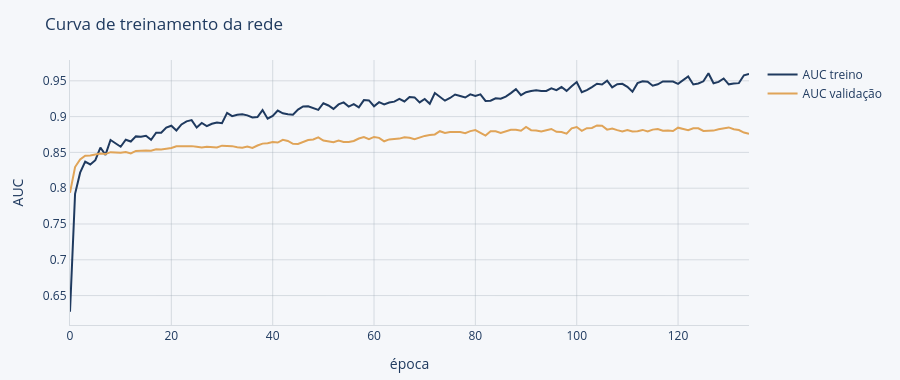

Notebook source saved alongside this figure:
### Markdown cell above
## 3. Rede neural (Keras/TensorFlow)

MLP com duas camadas ocultas e dropout; early stopping monitorando AUC em um
conjunto de validação separado **também por aluno** (o early stopping não pode
ver alunos do treino).

### Code cell
prep_nn = preproc.fit(X_tr)  # ajustado só no treino
X_tr_m = prep_nn.transform(X_tr).astype('float32')
X_te_m = prep_nn.transform(X_te).astype('float32')

gss_val = GroupShuffleSplit(n_splits=1, test_size=0.15, random_state=SEED)
i_fit, i_val = next(gss_val.split(X_tr_m, y_tr, groups=grupos.iloc[idx_tr]))

def montar_rede(n_features):
    model = keras.Sequential([
        keras.layers.Input(shape=(n_features,)),
        keras.layers.Dense(64, activation='relu'),
        keras.layers.Dropout(0.30),
        keras.layers.Dense(32, activation='relu'),
        keras.layers.Dropout(0.15),
        keras.layers.Dense(1, activation='sigmoid'),
    ])
    model.compile(optimizer=keras.optimizers.Adam(1e-3),
                  loss='binary_crossentropy',
                  metrics=[keras.metrics.AUC(name='auc')])
    return model

nn = montar_rede(X_tr_m.shape[1])
es = keras.callbacks.EarlyStopping(monitor='val_auc', mode='max', patience=30,
                                   restore_best_weights=True)
hist = nn.fit(X_tr_m[i_fit], y_tr.iloc[i_fit],
              validation_data=(X_tr_m[i_val], y_tr.iloc[i_val]),
              epochs=400, batch_size=32, callbacks=[es], verbose=0)
print(f'épocas treinadas: {len(hist.history["loss"])} (early stopping)')

probas['Rede Neural (Keras)'] = nn.predict(X_te_m, verbose=0).ravel()
resultados.append(avaliar('Rede Neural (Keras)', y_te, probas['Rede Neural (Keras)']))

fig = go.Figure()
for chave, rotulo, cor in [('auc', 'AUC treino', AZUL), ('val_auc', 'AUC validação', AMBAR)]:
    fig.add_scatter(y=hist.history[chave], mode='lines', name=rotulo, line=dict(color=cor, width=2),
                    hovertemplate='%{y:.3f}<extra></extra>')
fig.update_layout(title='Curva de treinamento da rede', xaxis_title='época', yaxis_title='AUC',
                  hovermode='x unified')
aplicar_marca(fig, 380).show()

### Figure 1 — Plotly figure (JSON) as saved in the notebook; plotly's stock layout.template omitted (floating-point values rounded to 4 significant figures; data arrays with more than 128 entries replaced by an {"elided": "..."} marker saying what was removed)
{"data": [{"hovertemplate": "%{y:.3f}<extra></extra>", "line": {"color": "#1F3A5F", "width": 2}, "mode": "lines", "name": "AUC treino", "type": "scatter", "y": {"elided": "135 float values"}}, {"hovertemplate": "%{y:.3f}<extra></extra>", "line": {"color": "#E0A458", "width": 2}, "mode": "lines", "name": "AUC validação", "type": "scatter", "y": {"elided": "135 float values"}}], "layout": {"font": {"color": "#1F3A5F"}, "height": 380, "hovermode": "x unified", "legend": {"title": {"font": {"color": "#1F3A5F"}}}, "margin": {"b": 55, "l": 70, "r": 30, "t": 60}, "paper_bgcolor": "#F5F7FA", "plot_bgcolor": "#F5F7FA", "title": {"font": {"color": "#1F3A5F"}, "text": "Curva de treinamento da rede"}, "xaxis": {"gridcolor": "rgba(154, 165, 177, 0.35)", "linecolor": "rgba(154, 165, 177, 0.35)", "title": {"text": "época"}, "zerolinecolor": "rgba(154, 165, 177, 0.35)"}, "yaxis": {"gridcolor": "rgba(154, 165, 177, 0.35)", "linecolor": "rgba(154, 165, 177, 0.35)", "title": {"text": "AUC"}, "zerolinecolor": "rgba(154, 165, 177, 0.35)"}}}
